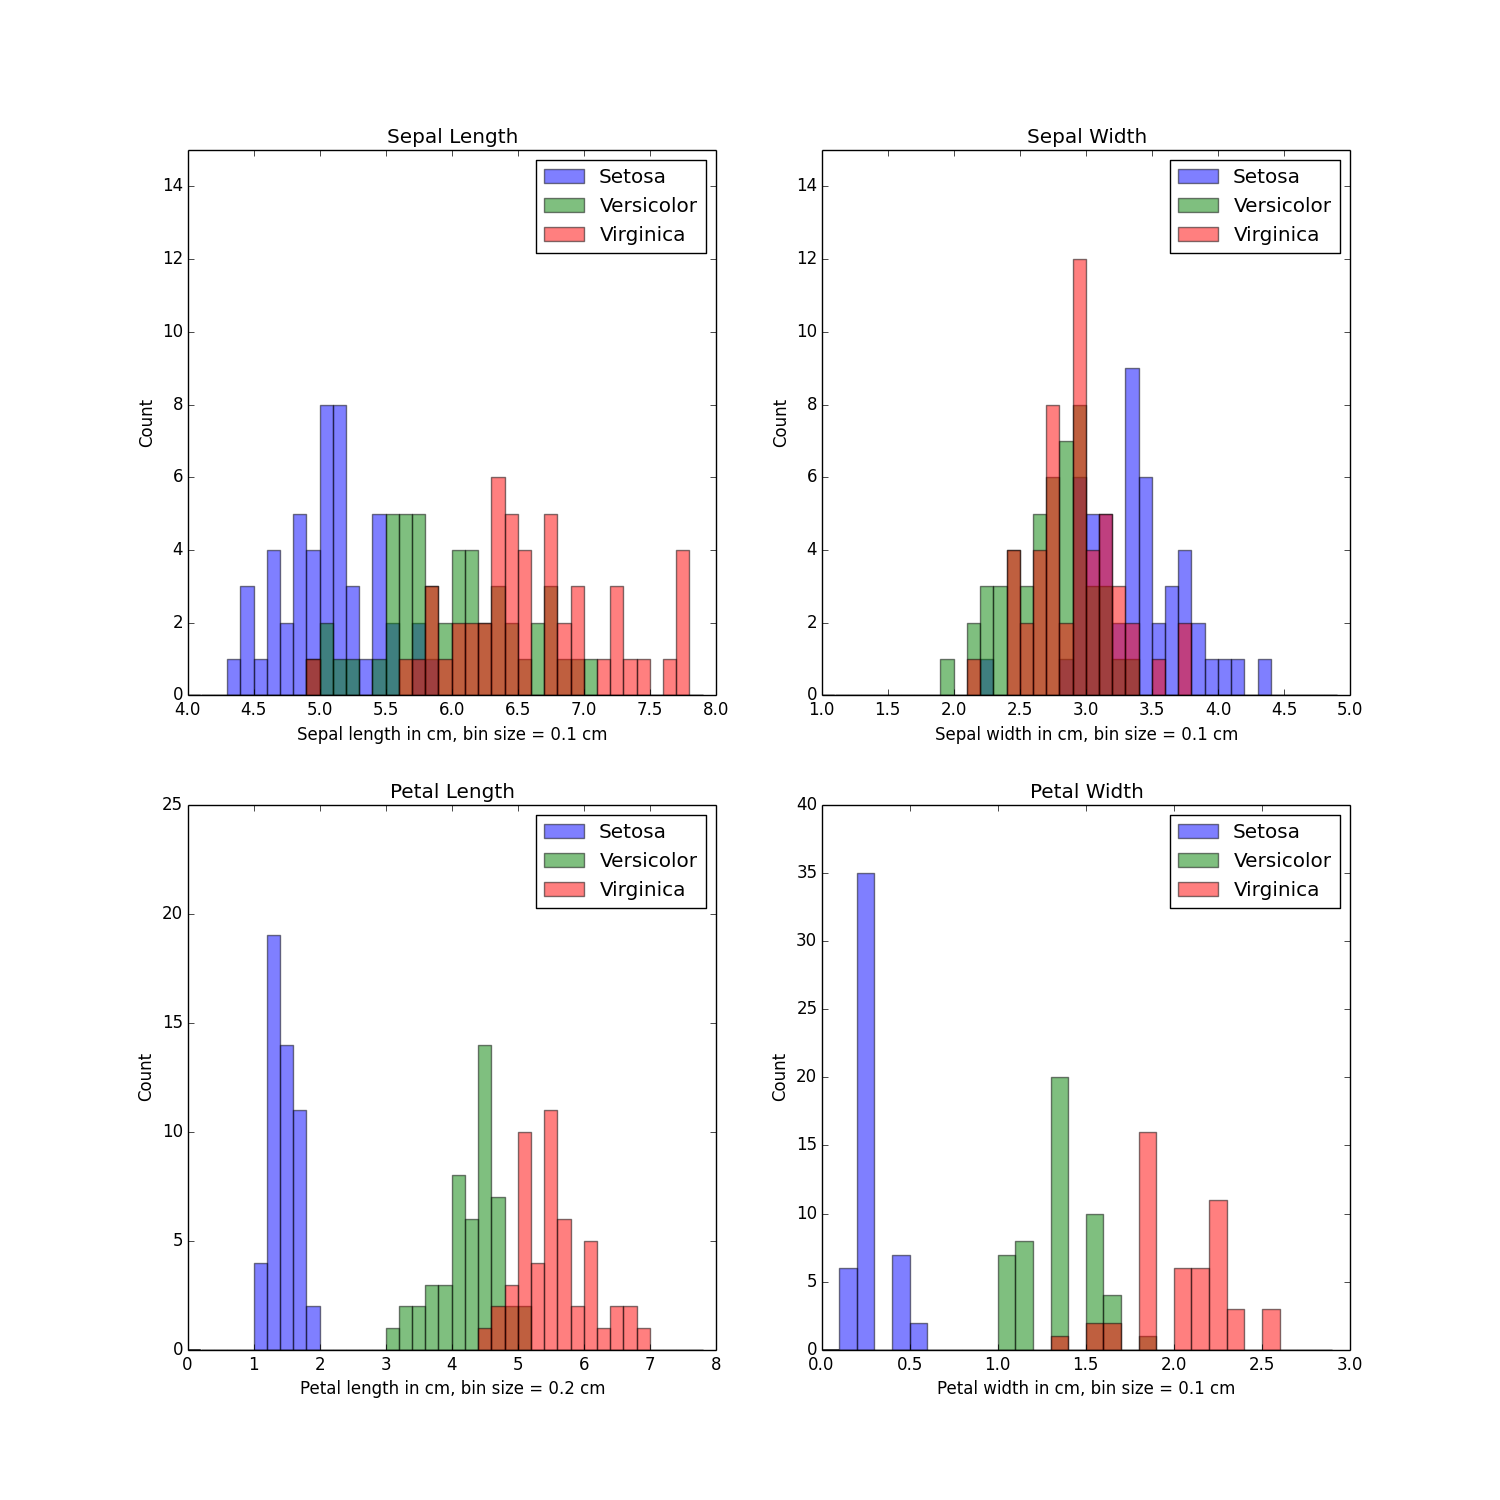

The script that saved this image:
# Sebastian Raschka 01/21/2014

from read_iris_data import iris_data_to_arrays

import numpy as np
from matplotlib import pyplot as plt

def flower_histograms():

    setosa, versicolor, virginica = iris_data_to_arrays('./iris_data.txt')
    plt.figure(figsize=(15,15))
    #plt.subplots_adjust(hspace=0.1)
    plt.subplot(221)
    for flower in [setosa, versicolor, virginica]:
        bins = np.arange(4,8,0.1)
        plt.hist(flower[0,:], bins=bins, alpha=0.5)
    plt.ylim([0,15])
    plt.title('Sepal Length')
    plt.ylabel('Count')
    plt.xlabel('Sepal length in cm, bin size = 0.1 cm')
    plt.legend(['Setosa', 'Versicolor', 'Virginica'], loc='upper right')

    plt.subplot(222) 
    for flower in [setosa, versicolor, virginica]:
        bins = np.arange(1,5,0.1)
        plt.hist(flower[1,:], bins=bins, alpha=0.5)
    plt.ylim([0,15])
    plt.title('Sepal Width')
    plt.ylabel('Count')
    plt.xlabel('Sepal width in cm, bin size = 0.1 cm')
    plt.legend(['Setosa', 'Versicolor', 'Virginica'], loc='upper right')
    
    plt.subplot(223)    
    for flower in [setosa, versicolor, virginica]:
        bins = np.arange(0,8,0.2)
        plt.hist(flower[2,:], bins=bins, alpha=0.5)
    plt.ylim([0,25])
    plt.title('Petal Length')
    plt.ylabel('Count')
    plt.xlabel('Petal length in cm, bin size = 0.2 cm')
    plt.legend(['Setosa', 'Versicolor', 'Virginica'], loc='upper right')

    plt.subplot(224)
    for flower in [setosa, versicolor, virginica]:
        bins = np.arange(0,3,0.1)
        plt.hist(flower[3,:], bins=bins, alpha=0.5)
    plt.ylim([0,40])
    plt.title('Petal Width')
    plt.ylabel('Count')
    plt.xlabel('Petal width in cm, bin size = 0.1 cm')
    plt.legend(['Setosa', 'Versicolor', 'Virginica'], loc='upper right')

    plt.savefig('./flower_histo.png')

if __name__ == '__main__':
    flower_histograms()


